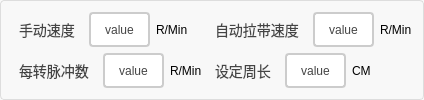
              <widget class="QGroupBox" name="groupBox_19">
               <property name="styleSheet">
                <string notr="true">QGroupBox {
    border: 1px solid #DDD;
    border-radius: 4px;
    font: bold 14px;
    color: #666;
    background-color: #F8F8F8;
}

QGroupBox::title {
    subcontrol-origin: margin;
    subcontrol-position: top left;
    left: 10px;
    padding: 0 5px;
}</string>
               </property>
               <property name="title">
                <string/>
               </property>
               <layout class="QGridLayout" name="gridLayout_9">
                <item row="0" column="0">
                 <layout class="QHBoxLayout" name="horizontalLayout_61">
                  <item>
                   <layout class="QVBoxLayout" name="verticalLayout_11">
                    <item>
                     <layout class="QHBoxLayout" name="horizontalLayout_32">
                      <item>
                       <widget class="QLabel" name="label_24">
                        <property name="styleSheet">
                         <string notr="true">/* 基础标签样式 */
QLabel {
    color: #444444;          /* 主文字色 */
    font-size: 14px;         /* 标准字号 */
    background: transparent; /* 透明背景 */
    padding: 2px 4px;        /* 基础内边距 */
}

/* 标题样式 */
QLabel.title {
    font-size: 16px;
    font-weight: 600;
    color: #333333;
    border-bottom: 1px solid #DDDDDD; /* 下划线装饰 */
    padding-bottom: 4px;
}

/* 副标题/次要文本 */
QLabel.subtitle {
    color: #666666;
    font-size: 13px;
    font-style: italic;
}

/* 强调文本 */
QLabel.emphasis {
    color: #333333;
    font-weight: 500;
    background-color: #F5F5F5;
    border-radius: 3px;
    padding: 4px 8px;
}

/* 状态标签（成功/警告/错误） */
QLabel[state=&quot;success&quot;] {
    color: #228B22;          /* 森林绿 */
    border-left: 3px solid #228B22;
    padding-left: 8px;
}

QLabel[state=&quot;warning&quot;] {
    color: #FF8C00;          /* 暗橙 */
    border-left: 3px solid #FF8C00;
    padding-left: 8px;
}

QLabel[state=&quot;error&quot;] {
    color: #B22222;          /* 砖红 */
    border-left: 3px solid #B22222;
    padding-left: 8px;
}

/* 数据展示标签 */
QLabel.data {
    color: #2F4F4F;          /* 深石板灰 */
    font-family: monospace;
    border: 1px solid #E0E0E0;
    background-color: #FFFFFF;
    padding: 6px 12px;
    border-radius: 4px;
}

/* 禁用状态 */
QLabel:disabled {
    color: #AAAAAA;
    background-color: transparent;
}

/* 链接样式（伪链接效果） */
QLabel.link {
    color: #4682B4;          /* 钢蓝 */
    text-decoration: underline;
    border-bottom: 1px dotted #4682B4;
}

/* 图标标签 */
QLabel.icon {
    qproperty-alignment: AlignCenter;
    border: 1px solid #E0E0E0;
    border-radius: 4px;
    background-color: #FFFFFF;
    padding: 12px;
}</string>
                        </property>
                        <property name="text">
                         <string>手动速度</string>
                        </property>
                       </widget>
                      </item>
                      <item>
                       <widget class="QPushButton" name="btn_shoudongsudu">
                        <property name="sizePolicy">
                         <sizepolicy hsizetype="Minimum" vsizetype="Minimum">
                          <horstretch>0</horstretch>
                          <verstretch>0</verstretch>
                         </sizepolicy>
                        </property>
                        <property name="styleSheet">
                         <string notr="true">QPushButton {
    padding: 6px 14px;
    border: 2px solid #CCC;
    border-radius: 4px;
    background-color: white;
    color: #444;
}

QPushButton:hover {
    border-color: #999;
    background-color: #F5F5F5;
}

QPushButton:pressed {
    border-color: #777;
    background-color: #EEE;
}</string>
                        </property>
                        <property name="text">
                         <string>value</string>
                        </property>
                       </widget>
                      </item>
                      <item>
                       <widget class="QLabel" name="label_28">
                        <property name="text">
                         <string>R/Min</string>
                        </property>
                       </widget>
                      </item>
                     </layout>
                    </item>
                    <item>
                     <layout class="QHBoxLayout" name="horizontalLayout_43">
                      <item>
                       <widget class="QLabel" name="label_31">
                        <property name="styleSheet">
                         <string notr="true">/* 基础标签样式 */
QLabel {
    color: #444444;          /* 主文字色 */
    font-size: 14px;         /* 标准字号 */
    background: transparent; /* 透明背景 */
    padding: 2px 4px;        /* 基础内边距 */
}

/* 标题样式 */
QLabel.title {
    font-size: 16px;
    font-weight: 600;
    color: #333333;
    border-bottom: 1px solid #DDDDDD; /* 下划线装饰 */
    padding-bottom: 4px;
}

/* 副标题/次要文本 */
QLabel.subtitle {
    color: #666666;
    font-size: 13px;
    font-style: italic;
}

/* 强调文本 */
QLabel.emphasis {
    color: #333333;
    font-weight: 500;
    background-color: #F5F5F5;
    border-radius: 3px;
    padding: 4px 8px;
}

/* 状态标签（成功/警告/错误） */
QLabel[state=&quot;success&quot;] {
    color: #228B22;          /* 森林绿 */
    border-left: 3px solid #228B22;
    padding-left: 8px;
}

QLabel[state=&quot;warning&quot;] {
    color: #FF8C00;          /* 暗橙 */
    border-left: 3px solid #FF8C00;
    padding-left: 8px;
}

QLabel[state=&quot;error&quot;] {
    color: #B22222;          /* 砖红 */
    border-left: 3px solid #B22222;
    padding-left: 8px;
}

/* 数据展示标签 */
QLabel.data {
    color: #2F4F4F;          /* 深石板灰 */
    font-family: monospace;
    border: 1px solid #E0E0E0;
    background-color: #FFFFFF;
    padding: 6px 12px;
    border-radius: 4px;
}

/* 禁用状态 */
QLabel:disabled {
    color: #AAAAAA;
    background-color: transparent;
}

/* 链接样式（伪链接效果） */
QLabel.link {
    color: #4682B4;          /* 钢蓝 */
    text-decoration: underline;
    border-bottom: 1px dotted #4682B4;
}

/* 图标标签 */
QLabel.icon {
    qproperty-alignment: AlignCenter;
    border: 1px solid #E0E0E0;
    border-radius: 4px;
    background-color: #FFFFFF;
    padding: 12px;
}</string>
                        </property>
                        <property name="text">
                         <string>每转脉冲数</string>
                        </property>
                       </widget>
                      </item>
                      <item>
                       <widget class="QPushButton" name="btn_meizhuanmaichongshu">
                        <property name="sizePolicy">
                         <sizepolicy hsizetype="Minimum" vsizetype="Minimum">
                          <horstretch>0</horstretch>
                          <verstretch>0</verstretch>
                         </sizepolicy>
                        </property>
                        <property name="styleSheet">
                         <string notr="true">QPushButton {
    padding: 6px 14px;
    border: 2px solid #CCC;
    border-radius: 4px;
    background-color: white;
    color: #444;
}

QPushButton:hover {
    border-color: #999;
    background-color: #F5F5F5;
}

QPushButton:pressed {
    border-color: #777;
    background-color: #EEE;
}</string>
                        </property>
                        <property name="text">
                         <string>value</string>
                        </property>
                       </widget>
                      </item>
                      <item>
                       <widget class="QLabel" name="label_40">
                        <property name="text">
                         <string>R/Min</string>
                        </property>
                       </widget>
                      </item>
                     </layout>
                    </item>
                   </layout>
                  </item>
                  <item>
                   <layout class="QVBoxLayout" name="verticalLayout_13">
                    <item>
                     <layout class="QHBoxLayout" name="horizontalLayout_36">
                      <item>
                       <widget class="QLabel" name="label_29">
                        <property name="styleSheet">
                         <string notr="true">/* 基础标签样式 */
QLabel {
    color: #444444;          /* 主文字色 */
    font-size: 14px;         /* 标准字号 */
    background: transparent; /* 透明背景 */
    padding: 2px 4px;        /* 基础内边距 */
}

/* 标题样式 */
QLabel.title {
    font-size: 16px;
    font-weight: 600;
    color: #333333;
    border-bottom: 1px solid #DDDDDD; /* 下划线装饰 */
    padding-bottom: 4px;
}

/* 副标题/次要文本 */
QLabel.subtitle {
    color: #666666;
    font-size: 13px;
    font-style: italic;
}

/* 强调文本 */
QLabel.emphasis {
    color: #333333;
    font-weight: 500;
    background-color: #F5F5F5;
    border-radius: 3px;
    padding: 4px 8px;
}

/* 状态标签（成功/警告/错误） */
QLabel[state=&quot;success&quot;] {
    color: #228B22;          /* 森林绿 */
    border-left: 3px solid #228B22;
    padding-left: 8px;
}

QLabel[state=&quot;warning&quot;] {
    color: #FF8C00;          /* 暗橙 */
    border-left: 3px solid #FF8C00;
    padding-left: 8px;
}

QLabel[state=&quot;error&quot;] {
    color: #B22222;          /* 砖红 */
    border-left: 3px solid #B22222;
    padding-left: 8px;
}

/* 数据展示标签 */
QLabel.data {
    color: #2F4F4F;          /* 深石板灰 */
    font-family: monospace;
    border: 1px solid #E0E0E0;
    background-color: #FFFFFF;
    padding: 6px 12px;
    border-radius: 4px;
}

/* 禁用状态 */
QLabel:disabled {
    color: #AAAAAA;
    background-color: transparent;
}

/* 链接样式（伪链接效果） */
QLabel.link {
    color: #4682B4;          /* 钢蓝 */
    text-decoration: underline;
    border-bottom: 1px dotted #4682B4;
}

/* 图标标签 */
QLabel.icon {
    qproperty-alignment: AlignCenter;
    border: 1px solid #E0E0E0;
    border-radius: 4px;
    background-color: #FFFFFF;
    padding: 12px;
}</string>
                        </property>
                        <property name="text">
                         <string>自动拉带速度</string>
                        </property>
                       </widget>
                      </item>
                      <item>
                       <widget class="QPushButton" name="btn_zidongladaisudu">
                        <property name="sizePolicy">
                         <sizepolicy hsizetype="Minimum" vsizetype="Minimum">
                          <horstretch>0</horstretch>
                          <verstretch>0</verstretch>
                         </sizepolicy>
                        </property>
                        <property name="styleSheet">
                         <string notr="true">QPushButton {
    padding: 6px 14px;
    border: 2px solid #CCC;
    border-radius: 4px;
    background-color: white;
    color: #444;
}

QPushButton:hover {
    border-color: #999;
    background-color: #F5F5F5;
}

QPushButton:pressed {
    border-color: #777;
    background-color: #EEE;
}</string>
                        </property>
                        <property name="text">
                         <string>value</string>
                        </property>
                       </widget>
                      </item>
                      <item>
                       <widget class="QLabel" name="label_30">
                        <property name="text">
                         <string>R/Min</string>
                        </property>
                       </widget>
                      </item>
                     </layout>
                    </item>
                    <item>
                     <layout class="QHBoxLayout" name="horizontalLayout_48">
                      <item>
                       <widget class="QLabel" name="label_41">
                        <property name="styleSheet">
                         <string notr="true">/* 基础标签样式 */
QLabel {
    color: #444444;          /* 主文字色 */
    font-size: 14px;         /* 标准字号 */
    background: transparent; /* 透明背景 */
    padding: 2px 4px;        /* 基础内边距 */
}

/* 标题样式 */
QLabel.title {
    font-size: 16px;
    font-weight: 600;
    color: #333333;
    border-bottom: 1px solid #DDDDDD; /* 下划线装饰 */
    padding-bottom: 4px;
}

/* 副标题/次要文本 */
QLabel.subtitle {
    color: #666666;
    font-size: 13px;
    font-style: italic;
}

/* 强调文本 */
QLabel.emphasis {
    color: #333333;
    font-weight: 500;
    background-color: #F5F5F5;
    border-radius: 3px;
    padding: 4px 8px;
}

/* 状态标签（成功/警告/错误） */
QLabel[state=&quot;success&quot;] {
    color: #228B22;          /* 森林绿 */
    border-left: 3px solid #228B22;
    padding-left: 8px;
}

QLabel[state=&quot;warning&quot;] {
    color: #FF8C00;          /* 暗橙 */
    border-left: 3px solid #FF8C00;
    padding-left: 8px;
}

QLabel[state=&quot;error&quot;] {
    color: #B22222;          /* 砖红 */
    border-left: 3px solid #B22222;
    padding-left: 8px;
}

/* 数据展示标签 */
QLabel.data {
    color: #2F4F4F;          /* 深石板灰 */
    font-family: monospace;
    border: 1px solid #E0E0E0;
    background-color: #FFFFFF;
    padding: 6px 12px;
    border-radius: 4px;
}

/* 禁用状态 */
QLabel:disabled {
    color: #AAAAAA;
    background-color: transparent;
}

/* 链接样式（伪链接效果） */
QLabel.link {
    color: #4682B4;          /* 钢蓝 */
    text-decoration: underline;
    border-bottom: 1px dotted #4682B4;
}

/* 图标标签 */
QLabel.icon {
    qproperty-alignment: AlignCenter;
    border: 1px solid #E0E0E0;
    border-radius: 4px;
    background-color: #FFFFFF;
    padding: 12px;
}</string>
                        </property>
                        <property name="text">
                         <string>设定周长</string>
                        </property>
                       </widget>
                      </item>
                      <item>
                       <widget class="QPushButton" name="btn_shedingzhouchang">
                        <property name="sizePolicy">
                         <sizepolicy hsizetype="Minimum" vsizetype="Minimum">
                          <horstretch>0</horstretch>
                          <verstretch>0</verstretch>
                         </sizepolicy>
                        </property>
                        <property name="styleSheet">
                         <string notr="true">QPushButton {
    padding: 6px 14px;
    border: 2px solid #CCC;
    border-radius: 4px;
    background-color: white;
    color: #444;
}

QPushButton:hover {
    border-color: #999;
    background-color: #F5F5F5;
}

QPushButton:pressed {
    border-color: #777;
    background-color: #EEE;
}</string>
                        </property>
                        <property name="text">
                         <string>value</string>
                        </property>
                       </widget>
                      </item>
                      <item>
                       <widget class="QLabel" name="label_42">
                        <property name="text">
                         <string>CM</string>
                        </property>
                       </widget>
                      </item>
                     </layout>
                    </item>
                   </layout>
                  </item>
                 </layout>
                </item>
               </layout>
              </widget>
